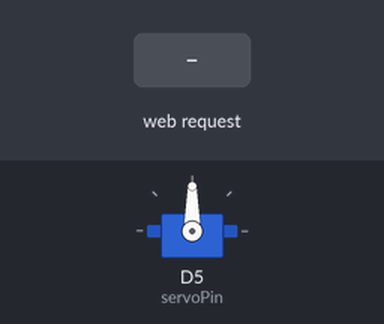
Bench run of a sketch on a simulated ESP8266 (NodeMCU). On the bench: servo. Inputs (shaded band) come from the test bench. WiFi joins after 1.5 s; servers stay silent unless stated; what the sketch prints to the serial monitor is not drawn.

Above: at 2.7 s.
2.8 s: HTTP request GET /?value= received
At 3.5 s:
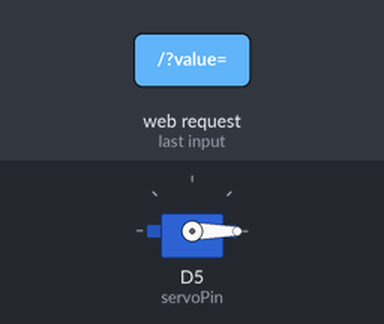
Timing chart, 0 to 5.8 s (numbered marks = the images above; inputs shaded):
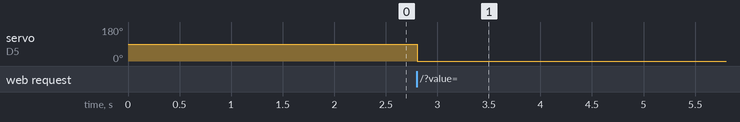

Measured:
- after the input at 2.8 s, servo on D5 (servoPin): 90° → 0° at once

The sketch:

Program_Kontrol_Servo_via_Web_Page.ino
```cpp
/***************************************
 * Project Kontrol Servo SG90 dengan Web Page
 * Board  : NodeMCU ESP8266 V3
 * Input  : web server
 * Output : Servo SG90
 * 99 Proyek IoT
 * www.ardutech.com
 ****************************************/

#include <ESP8266WiFi.h>
#include <ESP8266WebServer.h>
#include <Servo.h>
Servo myservo;

static const int servoPin = D5;

//---GANTI SESUAI DENGAN JARINGAN WIFI
//---HOTSPOT ANDA
const char *ssid     = "ArdutechWiFi"; // Nama Hotspot/WiFi
const char *password = "12345678";  //  Password
WiFiServer server(80);
String header;
String valueString = String(5);
int pos1 = 0;
int pos2 = 0;
//=======================================
void setup() {
  Serial.begin(9600);
  myservo.attach(servoPin);
  Serial.print("Connecting to ");
  Serial.println(ssid);
  WiFi.begin(ssid, password);
  while (WiFi.status() != WL_CONNECTED) {
    delay(500);
    Serial.print(".");
  }

  Serial.println("");
  Serial.println("WiFi connected.");
  Serial.println("IP address: ");
  Serial.println(WiFi.localIP());
  server.begin();
}
//=========================================
void loop(){
  WiFiClient client = server.available();

  if (client) {
    Serial.println("New Client.");
    String currentLine = "";
    while (client.connected()) {
      if (client.available()) {
        char c = client.read();
        Serial.write(c);
        header += c;
        if (c == '\n') {
          if (currentLine.length() == 0) {
            client.println("HTTP/1.1 200 OK");
            client.println("Content-type:text/html");
            client.println("Connection: close");
            client.println();
            client.println("<!DOCTYPE html><html>");
            client.println("<head><meta name=\"viewport\" content=\"width=device-width, initial-scale=1\">");
            client.println("<link rel=\"icon\" href=\"data:,\">");
            client.println("<style>body { text-align: center; font-family: \"Trebuchet MS\", Arial; margin-left:auto; margin-right:auto;}");
            client.println(".slider { width: 300px; }</style>");
            client.println("<script src=\"https://ajax.googleapis.com/ajax/libs/jquery/3.3.1/jquery.min.js\"></script>");
            client.println("</head><body><h1>Kontrol Servo SG90</h1>");
            client.println("<p>Position: <span id=\"servoPos\"></span></p>");
            client.println("<input type=\"range\" min=\"0\" max=\"180\" class=\"slider\" id=\"servoSlider\" onchange=\"servo(this.value)\" value=\""+valueString+"\"/>");
            client.println("<script>var slider = document.getElementById(\"servoSlider\");");
            client.println("var servoP = document.getElementById(\"servoPos\"); servoP.innerHTML = slider.value;");
            client.println("slider.oninput = function() { slider.value = this.value; servoP.innerHTML = this.value; }");
            client.println("$.ajaxSetup({timeout:1000}); function servo(pos) { ");
            client.println("$.get(\"/?value=\" + pos + \"&\"); {Connection: close};}</script>");
            client.println("</body></html>");
            //GET /?value=180& HTTP/1.1
            if(header.indexOf("GET /?value=")>=0) {
              pos1 = header.indexOf('=');
              pos2 = header.indexOf('&');
              valueString = header.substring(pos1+1, pos2);
              //Rotate the servo
              myservo.write(valueString.toInt());
              Serial.println(valueString);
            }
             client.println();
            break;
          } else {
            currentLine = "";
          }
        } else if (c != '\r') {
          currentLine += c;
        }
      }
    }
    header = "";
    client.stop();
    Serial.println("Client disconnected.");
    Serial.println("");
  }
}
```
